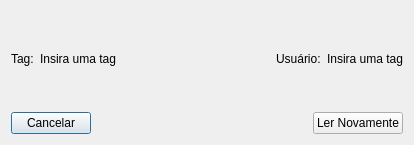
<?xml version="1.0" encoding="UTF-8"?>
<ui version="4.0">
 <class>ac_dialog</class>
 <widget class="QDialog" name="ac_dialog">
  <property name="windowModality">
   <enum>Qt::WindowModal</enum>
  </property>
  <property name="geometry">
   <rect>
    <x>0</x>
    <y>0</y>
    <width>414</width>
    <height>145</height>
   </rect>
  </property>
  <property name="windowTitle">
   <string>Controle de Acesso</string>
  </property>
  <property name="modal">
   <bool>true</bool>
  </property>
  <layout class="QVBoxLayout" name="verticalLayout">
   <item>
    <layout class="QHBoxLayout" name="horizontalLayout">
     <item>
      <widget class="QLabel" name="lbl_tag_t">
       <property name="text">
        <string>Tag:</string>
       </property>
      </widget>
     </item>
     <item>
      <widget class="QLabel" name="tabel_tag">
       <property name="text">
        <string>Insira uma tag</string>
       </property>
      </widget>
     </item>
     <item>
      <spacer name="horizontalSpacer_3">
       <property name="orientation">
        <enum>Qt::Horizontal</enum>
       </property>
       <property name="sizeHint" stdset="0">
        <size>
         <width>40</width>
         <height>20</height>
        </size>
       </property>
      </spacer>
     </item>
     <item>
      <widget class="QLabel" name="lbl_nome_t">
       <property name="text">
        <string>Usuário:</string>
       </property>
      </widget>
     </item>
     <item>
      <widget class="QLabel" name="lbl_nome">
       <property name="text">
        <string>Insira uma tag</string>
       </property>
      </widget>
     </item>
    </layout>
   </item>
   <item>
    <layout class="QHBoxLayout" name="horizontalLayout_2">
     <item>
      <widget class="QPushButton" name="cancel_button">
       <property name="text">
        <string>Cancelar</string>
       </property>
      </widget>
     </item>
     <item>
      <spacer name="horizontalSpacer">
       <property name="orientation">
        <enum>Qt::Horizontal</enum>
       </property>
       <property name="sizeHint" stdset="0">
        <size>
         <width>40</width>
         <height>20</height>
        </size>
       </property>
      </spacer>
     </item>
     <item>
      <widget class="QPushButton" name="read_button">
       <property name="text">
        <string>Ler Novamente</string>
       </property>
      </widget>
     </item>
    </layout>
   </item>
  </layout>
 </widget>
 <resources/>
 <connections/>
</ui>
